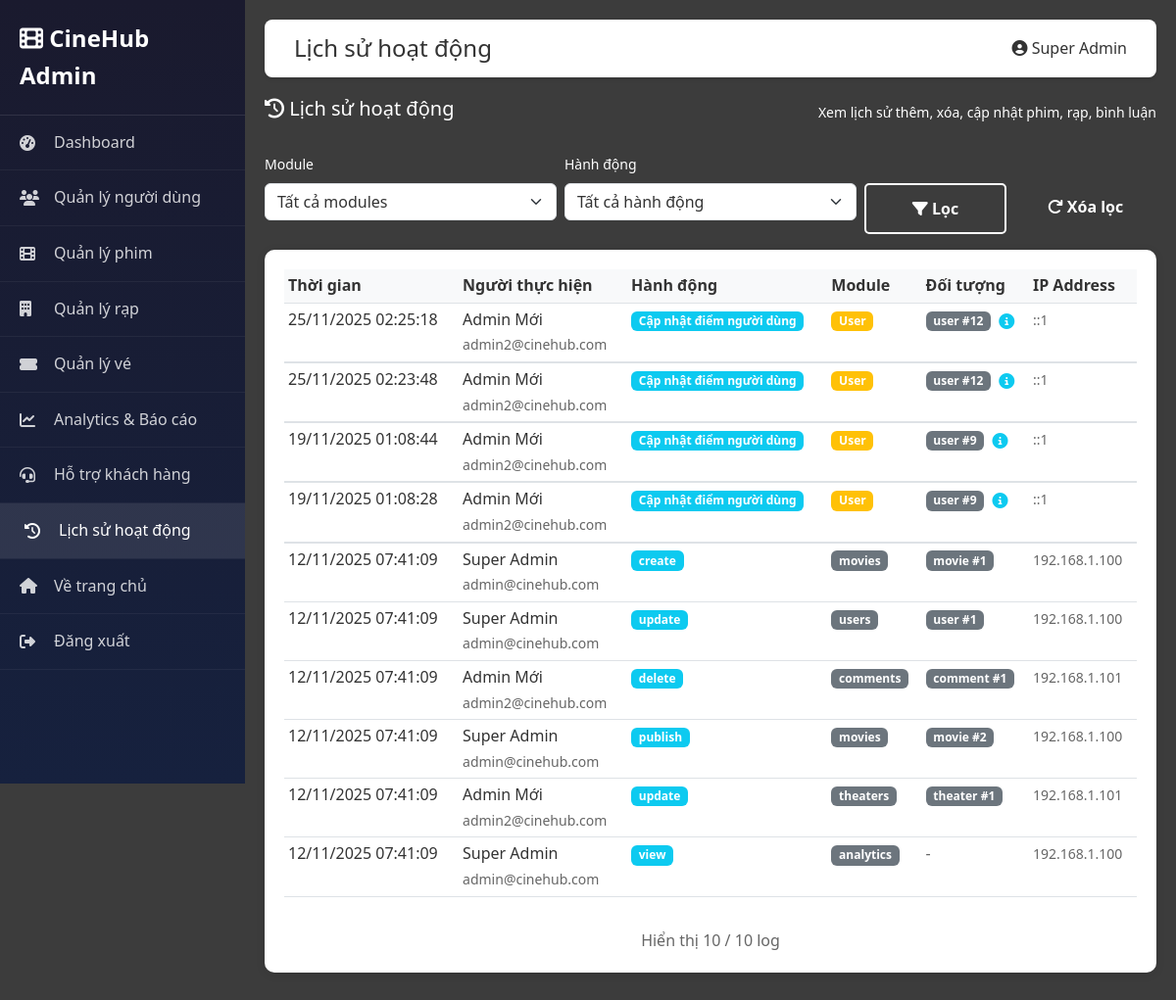
/?route=admin/logs (signed in), run on the app's committed database.
### tables this page shows
CREATE TABLE `users` (
  `id` int(11) NOT NULL,
  `name` varchar(100) NOT NULL,
  `email` varchar(120) NOT NULL,
  `password` varchar(255) NOT NULL,
  `avatar` varchar(255) DEFAULT NULL,
  `birthdate` date DEFAULT NULL,
  `rank` enum('Bronze','Silver','Gold','Platinum') DEFAULT 'Bronze',
  `points` int(11) DEFAULT 0,
  `subscription_id` int(11) DEFAULT NULL,
  `status` enum('active','inactive','banned') DEFAULT 'active',
  `email_verified` tinyint(1) DEFAULT 0,
  `created_at` timestamp NOT NULL DEFAULT current_timestamp(),
  `updated_at` timestamp NOT NULL DEFAULT current_timestamp() ON UPDATE current_timestamp(),
  `role` enum('user','admin','moderator','manager') DEFAULT 'user',
  `theater_id` int(11) DEFAULT NULL,
  `is_active` tinyint(1) DEFAULT 1,
  `last_login` datetime DEFAULT NULL
);

CREATE TABLE `admin_logs` (
  `id` int(11) NOT NULL,
  `user_id` int(11) NOT NULL,
  `action` varchar(100) NOT NULL,
  `module` varchar(50) NOT NULL,
  `target_type` varchar(50) DEFAULT NULL,
  `target_id` int(11) DEFAULT NULL,
  `old_data` text DEFAULT NULL,
  `new_data` text DEFAULT NULL,
  `ip_address` varchar(45) DEFAULT NULL,
  `user_agent` text DEFAULT NULL,
  `created_at` timestamp NOT NULL DEFAULT current_timestamp()
);

### modules/admin/AdminController.php (called while the page is built, shortened)
<?php
require_once __DIR__ . '/../../core/AdminMiddleware.php';
require_once __DIR__ . '/../../core/Database.php';
class AdminController extends Controller {
    public function __construct() {
        AdminMiddleware::checkAdmin();
    }
    protected function adminView($view, $data = []) {
        extract($data);
        $current_page = $data['current_page'] ?? '';
        $title = $data['title'] ?? 'Admin Panel';
        $user = $data['user'] ?? AdminMiddleware::checkAdmin();
        require_once __DIR__ . '/views/' . $view . '.php';
        $content = ob_get_clean();
        require_once __DIR__ . '/views/layout.php';
    }
    public function logs() {
        $db = Database::getInstance();
        $user = AdminMiddleware::checkAdmin();
        $module = $_GET['module'] ?? '';
        $action_filter = $_GET['action'] ?? '';
        $page = intval($_GET['page'] ?? 1);
        $limit = 50;
        $offset = ($page - 1) * $limit;
        $sql = "SELECT al.*, u.name as user_name, u.email as user_email
                FROM admin_logs al
                LEFT JOIN users u ON al.user_id = u.id
                WHERE 1=1";
        $params = [];
        $sql .= " ORDER BY al.created_at DESC LIMIT $limit OFFSET $offset";
        $logs = $db->fetchAll($sql, $params);
        $countSql = "SELECT COUNT(*) as count FROM admin_logs WHERE 1=1";
        $countParams = [];
        $total = $db->fetch($countSql, $countParams)['count'];
        $total_pages = ceil($total / $limit);
        $this->adminView('logs', [
            'logs' => $logs,
            'user' => $user,
            'title' => 'Lịch sử hoạt động',
            'current_page' => 'logs',
            'module' => $module,
            'action' => $action_filter,
            'page' => $page,
            'total_pages' => $total_pages,
            'total' => $total,
            'limit' => $limit
        ]);
    }
}
?>

### index.php (called while the page is built, shortened)
<?php
$route = $_GET['route'] ?? 'home/index';
$parts = explode('/', $route);
$controllerMap = [
    'auth' => 'AuthController',
    'profile' => 'ProfileController',
    'moderator' => 'ModeratorController'
];
$firstPart = $parts[0];
$controllerName = null;
if (isset($controllerMap[$firstPart])) {
    $controllerName = $controllerMap[$firstPart];
    $controllerPath = __DIR__ . '/modules/user/' . $controllerName . '.php';
    if (file_exists($controllerPath) && !class_exists($controllerName)) {
        require_once $controllerPath;
    }
} else {
    $controllerName = ucfirst($firstPart) . 'Controller';
}
$action = '';
if (count($parts) >= 3) {
    $actionPart = $parts[2];
    $actionPart = str_replace('-', ' ', $actionPart);
    $actionPart = ucwords($actionPart);
    $actionPart = str_replace(' ', '', $actionPart);
    $action = $parts[1] . $actionPart;
} else {
    $action = $parts[1] ?? 'index';
}
try {
    $controller = new $controllerName();
    $controller->$action();
} catch (Exception $e) {
    error_log("Error in routing: " . $e->getMessage());
    error_log("Route: $route, Controller: $controllerName, Action: $action");
    error_log("Stack trace: " . $e->getTraceAsString());
    if ($controllerName !== 'HomeController') {
        $controllerName = 'HomeController';
        $controller = new $controllerName();
        $controller->index();
    } else {
        print_r($e);
        die('Error: Controller not found');
    }
}
?>

### core/Database.php (called while the page is built, shortened)
<?php
class Database {
    private static $instance = null;
    private $pdo;
    private $host = 'localhost';
    private $port = 3306;
    private $dbname = 'cinehub';
    private $username = 'root';
    private $password = '';
    private $charset = 'utf8mb4';
    private function __construct() {
        try {
            $dsn = "mysql:host={$this->host};port={$this->port};dbname={$this->dbname};charset={$this->charset}";
            $this->pdo = new PDO($dsn, $this->username, $this->password);
            $this->pdo->setAttribute(PDO::ATTR_ERRMODE, PDO::ERRMODE_EXCEPTION);
            $this->pdo->setAttribute(PDO::ATTR_DEFAULT_FETCH_MODE, PDO::FETCH_ASSOC);
        } catch(PDOException $e) {
            die("Lỗi kết nối database: " . $e->getMessage() .
                "<br><br>Vui lòng kiểm tra:<br>" .
                "1. MySQL đã được khởi động chưa?<br>" .
                "2. Database '{$this->dbname}' đã được tạo chưa?<br>" .
                "3. Password MySQL có đúng không? (hiện tại: " . ($this->password ?: 'rỗng') . ")<br>" .
                "4. Port MySQL có đúng không? (hiện tại: {$this->port})<br>" .
                "5. Nếu cần thay đổi password hoặc port, sửa file core/Database.php");
        }
    }
    public static function getInstance() {
        if (self::$instance === null) {
            self::$instance = new self();
        }
        return self::$instance;
    }
    public function query($sql, $params = []) {
        $stmt = $this->pdo->prepare($sql);
        $stmt->execute($params);
        return $stmt;
    }
    public function fetchAll($sql, $params = []) {
        return $this->query($sql, $params)->fetchAll();
    }
    public function fetch($sql, $params = []) {
        return $this->query($sql, $params)->fetch();
    }
}
?>

### modules/user/UserModel.php (called while the page is built, shortened)
<?php
require_once __DIR__ . '/../../core/Database.php';
class UserModel {
    private $db;
    public function __construct() {
        $this->db = Database::getInstance();
    }
    public function getById($id) {
        $user = $this->db->fetch("SELECT * FROM users WHERE id = ?", [$id]);
        if ($user) {
            try {
                $user['roles'] = $this->getUserRoles($id);
            } catch (Exception $e) {
                $user['roles'] = [];
            }
        }
        return $user;
    }
    public function getUserRoles($userId) {
        try {
            return $this->db->fetchAll("
                SELECT r.* FROM roles r
                JOIN user_roles ur ON r.id = ur.role_id
                WHERE ur.user_id = ?
            ", [$userId]);
        } catch (Exception $e) {
            return [];
        }
    }
}
?>

### core/AdminMiddleware.php (called while the page is built, shortened)
<?php
require_once __DIR__ . '/Database.php';
require_once __DIR__ . '/../modules/user/UserModel.php';
class AdminMiddleware {
    public static function checkAdmin() {
        $userModel = new UserModel();
        $user = $userModel->getById($_SESSION['user_id']);
        return $user;
    }
}
?>

### modules/admin/views/logs.php (the view, shortened to what this page needs)
<div class="d-flex justify-content-between align-items-center mb-4">
    <h5><i class="fas fa-history"></i> Lịch sử hoạt động</h5>
    <small style="color: #fff;">Xem lịch sử thêm, xóa, cập nhật phim, rạp, bình luận</small>
</div>
<form method="GET" class="mb-3">
    <div class="row g-2">
        <div class="col-md-4">
            <label class="form-label small">Module</label>
            <select name="module" class="form-select" id="moduleFilter" onchange="this.form.submit()">
                <option value="">Tất cả modules</option>
            </select>
        </div>
        <div class="col-md-4">
            <label class="form-label small">Hành động</label>
            <select name="action" class="form-select" id="actionFilter" onchange="this.form.submit()">
                <option value="">Tất cả hành động</option>
            </select>
        </div>
        <div class="col-md-2">
            <label class="form-label small">&nbsp;</label>
            <button type="submit" class="btn btn-secondary w-100">
                <i class="fas fa-filter"></i> Lọc
            </button>
        </div>
        <div class="col-md-2">
            <label class="form-label small">&nbsp;</label>
            <a href="?route=admin/logs" class="btn btn-outline-secondary w-100">
                <i class="fas fa-redo"></i> Xóa lọc
            </a>
        </div>
    </div>
</form>
<div class="stat-card">
    <div class="table-responsive">
        <table class="table table-hover table-sm">
            <thead>
                <tr>
                    <th>Thời gian</th>
                    <th>Người thực hiện</th>
                    <th>Hành động</th>
                    <th>Module</th>
                    <th>Đối tượng</th>
                    <th>IP Address</th>
                </tr>
            </thead>
            <tbody>
                <?php if (empty($logs)): ?>
                    <tr>
                        <td colspan="6" class="text-center text-muted">Không có log nào</td>
                    </tr>
                <?php else: ?>
                    <?php foreach ($logs as $log): ?>
                        <tr>
                            <td><?php echo date('d/m/Y H:i:s', strtotime($log['created_at'])); ?></td>
                            <td>
                                <div><?php echo htmlspecialchars($log['user_name'] ?? 'N/A'); ?></div>
                                <small class="text-muted"><?php echo htmlspecialchars($log['user_email'] ?? 'N/A'); ?></small>
                            </td>
                            <td>
                                <span class="badge bg-info"><?php echo htmlspecialchars($log['action']); ?></span>
                            </td>
                            <td>
                                <span class="badge bg-<?php
                                    $moduleColor = 'secondary';
                                    if ($log['module'] === 'Movie') {
                                        $moduleColor = 'primary';
                                    } elseif ($log['module'] === 'Theater') {
                                        $moduleColor = 'info';
                                    } elseif ($log['module'] === 'Review') {
                                        $moduleColor = 'success';
                                    } elseif ($log['module'] === 'User') {
                                        $moduleColor = 'warning';
                                    }
                                    echo $moduleColor;
                                ?>">
                                    <?php echo htmlspecialchars($log['module']); ?>
                                </span>
                            </td>
                            <td>
                                <?php if ($log['target_type'] && $log['target_id']): ?>
                                    <span class="badge bg-secondary">
                                        <?php echo htmlspecialchars($log['target_type']); ?> #<?php echo $log['target_id']; ?>
                                    </span>
                                    <?php if ($log['old_data'] || $log['new_data']): ?>
                                        <button type="button" class="btn btn-sm btn-link p-0 ms-1"
                                                data-bs-toggle="collapse"
                                                data-bs-target="#logDetails<?php echo $log['id']; ?>"
                                                aria-expanded="false"
                                                aria-controls="logDetails<?php echo $log['id']; ?>"
                                                title="Xem chi tiết">
                                            <i class="fas fa-info-circle text-info"></i>
                                        </button>
                                    <?php endif; ?>
                                <?php else: ?>
                                    <span class="text-muted">-</span>
                                <?php endif; ?>
                            </td>
                            <td><small class="text-muted"><?php echo htmlspecialchars($log['ip_address'] ?? 'N/A'); ?></small></td>
                        </tr>
                        <?php if (($log['old_data'] || $log['new_data']) && ($log['target_type'] && $log['target_id'])): ?>
                            <tr>
                                <td colspan="6" class="p-0">
                                </td>
                            </tr>
                        <?php endif; ?>
                    <?php endforeach; ?>
                <?php endif; ?>
            </tbody>
        </table>
    </div>
    <?php if (isset($total)): ?>
        <div class="text-center text-muted mt-3">
            Hiển thị <?php echo min($limit ?? 50, count($logs)); ?> / <?php echo $total; ?> log
        </div>
    <?php endif; ?>
</div>

### modules/admin/views/layout.php (shortened to what this page needs)
<!DOCTYPE html>
<html lang="vi">
<head>
    <link href="https://cdn.jsdelivr.net/npm/bootstrap@5.3.0/dist/css/bootstrap.min.css" rel="stylesheet">
    <link rel="stylesheet" href="https://cdnjs.cloudflare.com/ajax/libs/font-awesome/6.4.0/css/all.min.css">
    <link rel="stylesheet" href="http://localhost/DuAn1/style.css">
</head>
<body>
    <div class="admin-sidebar">
        <div class="sidebar-brand">
            <i class="fas fa-film"></i> CineHub Admin
        </div>
        <ul class="sidebar-menu">
            <li><a href="?route=admin/index" class="<?php echo ($current_page ?? '') === 'dashboard' ? 'active' : ''; ?>">
                <i class="fas fa-tachometer-alt"></i> Dashboard
            </a></li>
            <li><a href="?route=admin/users" class="<?php echo ($current_page ?? '') === 'users' ? 'active' : ''; ?>">
                <i class="fas fa-users"></i> Quản lý người dùng
            </a></li>
            <li><a href="?route=admin/movies" class="<?php echo ($current_page ?? '') === 'movies' ? 'active' : ''; ?>">
                <i class="fas fa-film"></i> Quản lý phim
            </a></li>
            <li><a href="?route=admin/theaters" class="<?php echo ($current_page ?? '') === 'theaters' ? 'active' : ''; ?>">
                <i class="fas fa-building"></i> Quản lý rạp
            </a></li>
            <li><a href="?route=admin/tickets" class="<?php echo ($current_page ?? '') === 'tickets' ? 'active' : ''; ?>">
                <i class="fas fa-ticket-alt"></i> Quản lý vé
            </a></li>
            <li><a href="?route=admin/analytics" class="<?php echo ($current_page ?? '') === 'analytics' ? 'active' : ''; ?>">
                <i class="fas fa-chart-line"></i> Analytics & Báo cáo
            </a></li>
            <li><a href="?route=admin/support" class="<?php echo ($current_page ?? '') === 'support' ? 'active' : ''; ?>">
                <i class="fas fa-headset"></i> Hỗ trợ khách hàng
            </a></li>
            <li><a href="?route=admin/logs" class="<?php echo ($current_page ?? '') === 'logs' ? 'active' : ''; ?>">
                <i class="fas fa-history"></i> Lịch sử hoạt động
            </a></li>
            <li><a href="http://localhost/DuAn1/">
                <i class="fas fa-home"></i> Về trang chủ
            </a></li>
            <li><a href="?route=auth/logout">
                <i class="fas fa-sign-out-alt"></i> Đăng xuất
            </a></li>
        </ul>
    </div>
    <div class="admin-main">
        <div class="admin-header">
            <div class="d-flex justify-content-between align-items-center">
                <h4 class="mb-0"><?php echo $title ?? 'Admin Panel'; ?></h4>
                <div class="d-flex align-items-center gap-3">
                    <span><i class="fas fa-user-circle"></i> <?php echo htmlspecialchars($user['name'] ?? 'Admin'); ?></span>
                </div>
            </div>
        </div>
        <?php echo $content; ?>
    </div>
</body>
</html>

### data on the page
users: name "Super Admin"
admin_logs: created_at "25/11/2025 02:25:18", user.name "Admin Mới", user.email "admin2@cinehub.com", action "Cập nhật điểm người dùng", module "User", target_type "user", target "12", ip_address "::1"
admin_logs: created_at "25/11/2025 02:23:48", user.name "Admin Mới", user.email "admin2@cinehub.com", action "Cập nhật điểm người dùng", module "User", target_type "user", target "12", ip_address "::1"
admin_logs: created_at "19/11/2025 01:08:44", user.name "Admin Mới", user.email "admin2@cinehub.com", action "Cập nhật điểm người dùng", module "User", target_type "user", target "9", ip_address "::1"
admin_logs: created_at "19/11/2025 01:08:28", user.name "Admin Mới", user.email "admin2@cinehub.com", action "Cập nhật điểm người dùng", module "User", target_type "user", target "9", ip_address "::1"
admin_logs: created_at "12/11/2025 07:41:09", user.name "Super Admin", user.email "admin@cinehub.com", action "create", module "movies", target_type "movie", target "1", ip_address "192.168.1.100"
admin_logs: created_at "12/11/2025 07:41:09", user.name "Super Admin", user.email "admin@cinehub.com", action "update", module "users", target_type "user", target "1", ip_address "192.168.1.100"
admin_logs: created_at "12/11/2025 07:41:09", user.name "Admin Mới", user.email "admin2@cinehub.com", action "delete", module "comments", target_type "comment", target "1", ip_address "192.168.1.101"
admin_logs: created_at "12/11/2025 07:41:09", user.name "Super Admin", user.email "admin@cinehub.com", action "publish", module "movies", target_type "movie", target "2", ip_address "192.168.1.100"
admin_logs: created_at "12/11/2025 07:41:09", user.name "Admin Mới", user.email "admin2@cinehub.com", action "update", module "theaters", target_type "theater", target "1", ip_address "192.168.1.101"
admin_logs: created_at "12/11/2025 07:41:09", user.name "Super Admin", user.email "admin@cinehub.com", action "view", module "analytics", ip_address "192.168.1.100"

### other printed values
$title "Lịch sử hoạt động"
min($limit ?? 50, count($logs)) "10"
$total "10"
